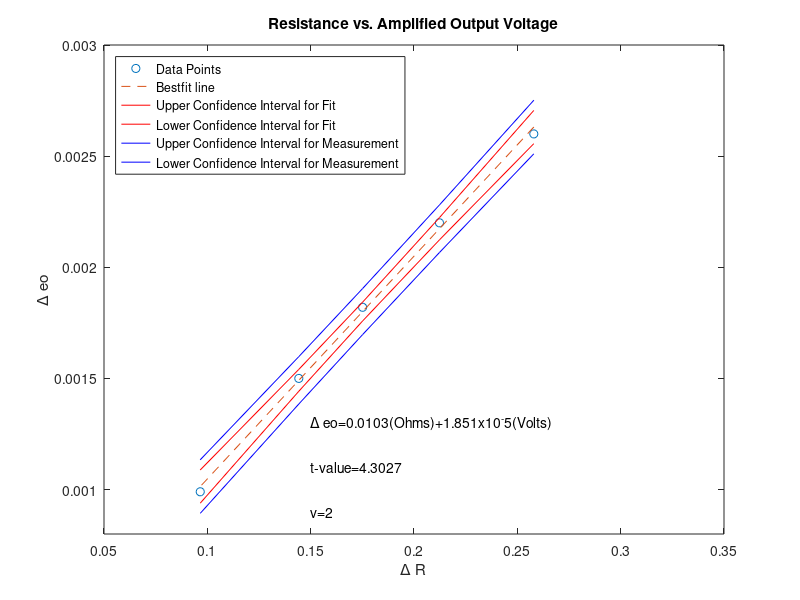
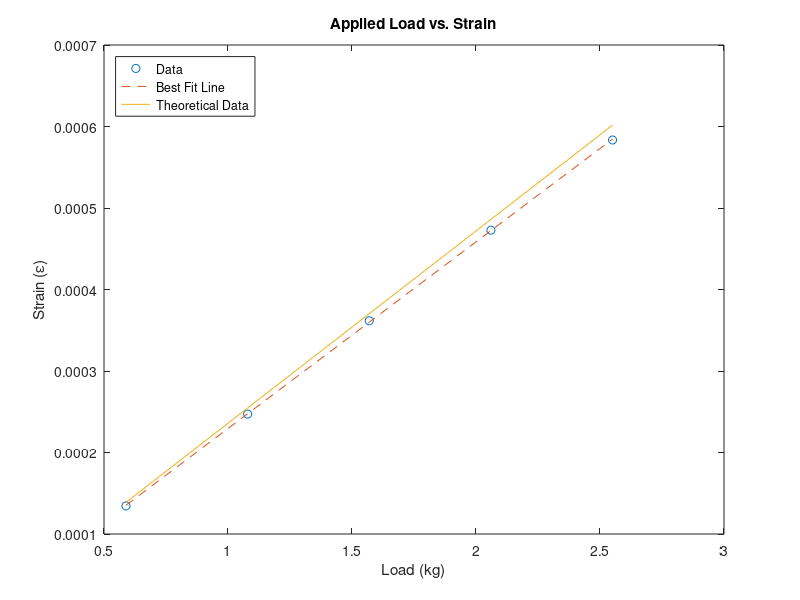
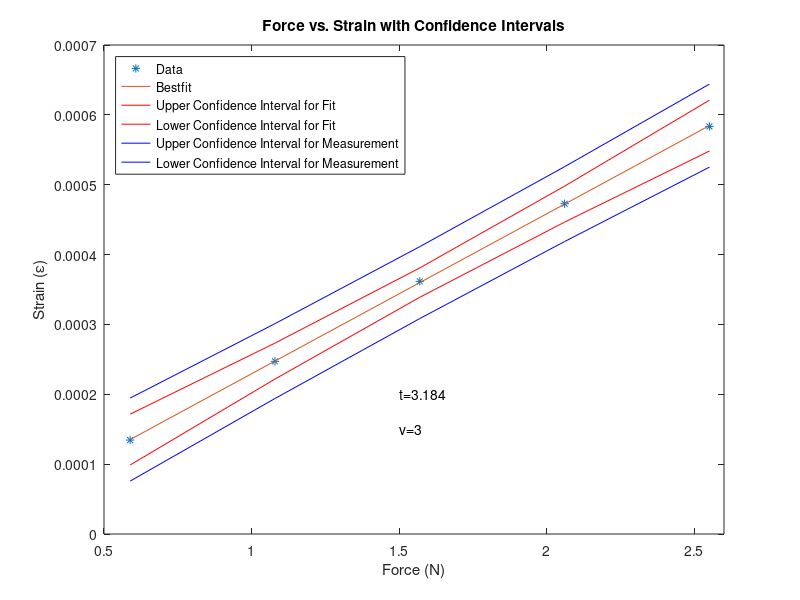
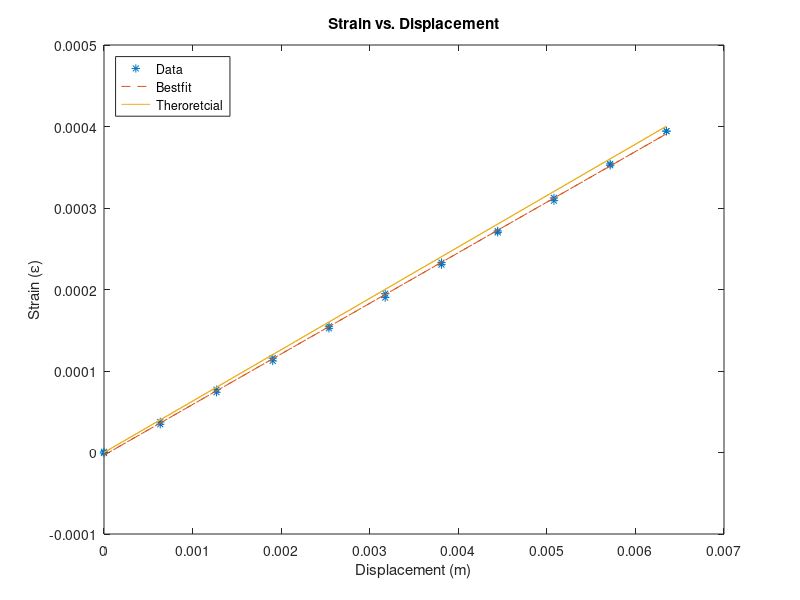

Write the MATLAB code that produced these figures, in order. (Note: this script raises an error after producing the figures.)
% Lab 3
clear all
close all

%% Part 1 

R_Shunt = [55700,67700,82100,99700,149000]; % Ohms
V_Shunt = [.260,.220,.182,.150,.099]; % Volts
R_Strain = 120; % Ohms
V_Gain = V_Shunt./100; % Accounting for Amplifier

% Constant for Calculating Delta R
A = R_Strain.*R_Shunt; 
B = R_Strain + R_Shunt;

Delta_R = R_Strain - (A./B); % Equation for the change in R

[p1,s]=polyfit(Delta_R,V_Gain,1);
Fit_Data = p1(1)*Delta_R+p1(2);

Nu = length(Delta_R)-2; % First order
t_95 = tinv(0.975,Nu); % P = 95%
x_Bar = sum(Delta_R)/length(Delta_R); % Mean
Denom = sum((Delta_R-x_Bar).^2);
S_yx = (sum((V_Gain-Fit_Data).^2)/Nu).^(0.5); % Standard Error of Fit
Con_Fit = t_95*S_yx*(1/length(Delta_R)+(Delta_R-x_Bar).^2/Denom).^(0.5);
Con_Measure = t_95*S_yx*(1+1/length(Delta_R)+(Delta_R-x_Bar).^2/Denom).^(0.5);

% Plotting 
figure(1)
plot(Delta_R,V_Gain,'o',Delta_R,Fit_Data,'--',Delta_R,Fit_Data+Con_Fit,'r',Delta_R,Fit_Data-Con_Fit,'r',Delta_R,Fit_Data+Con_Measure,'b',Delta_R,Fit_Data-Con_Measure,'b');
title('Resistance vs. Amplified Output Voltage')
xlabel('\Delta R')
ylabel('\Delta e\o')
ylim([0.8*10^-3,3*10^-3])
legend('Data Points','Bestfit line','Upper Confidence Interval for Fit','Lower Confidence Interval for Fit','Upper Confidence Interval for Measurement','Lower Confidence Interval for Measurement','location','northwest') 
text(.15,1.3e-03,strcat('\Delta e\o','  ','=','  ','0.0103(Ohms)+1.851x10^-5(Volts)'))
text(.15,1.1e-03,'t-value=4.3027')
text(.15,.9e-03,'v=2')





E_i = 5; %Volts
G_F = 2.1; %Strain gauge factor
St = 2.*V_Gain./G_F*E_i;

% Strain vs. Load

Load = [.060,.110,.160,.210,.260] .* 9.81; % N
Load_Volts=[.0712-.000600,.130-.000250,.190-.000150,.248+.000200,.306+.000300]; % Volts accounting for the Zero shifting
Beam_Length = 6.58*.0254; %Length of beam in meters
Thickness = 0.050*.0254; % Thickness of beam in meters
Width = .497*.0254; % meters
E = 1.93e11; % Elastic Modulus

Strain_P=(2.*Load_Volts./100)./(G_F*E_i);
Load_Theo=(12.*Load.*(Beam_Length-Width)*(Thickness/2))./(E*(Width*Thickness^3));
[p1,s]=polyfit(Load,Strain_P,1);
Best_Fit_1=p1(1)*Load+p1(2);

figure(2)
plot(Load,Strain_P,'o',Load,Best_Fit_1,'--',Load,Load_Theo)
xlabel('Load (kg)')
ylabel('Strain (\epsilon)')
title('Applied Load vs. Strain')
legend('Data','Best Fit Line','Theoretical Data','Location','Northwest')

% Statistic Calculations 
Nu_1 = length(Load)-2; % First order
t_95_1 = tinv(0.975,Nu_1); % P = 95%
X_Bar_1 = sum(Load)/length(Load); % Mean
Denom_1 = sum((Load-X_Bar_1).^2);
s_yx_1 = (sum((Load_Theo-Best_Fit_1).^2)/Nu_1).^(0.5); % Standard Error Calculation of the Fit
Con_Fit_1 = t_95_1*s_yx_1*(1/length(Load)+(Load-X_Bar_1).^2/Denom_1).^.5;
Con_Measure_1 = t_95_1*s_yx_1*(1+1/length(Load)+(Load-X_Bar_1).^2/Denom_1).^.5;

% Plotting with Statistical Lines
figure(3)
plot(Load,Strain_P,'*',Load,Best_Fit_1,Load,Best_Fit_1+Con_Fit_1,'r',Load,Best_Fit_1-Con_Fit_1,'r',Load,Best_Fit_1+Con_Measure_1,'b',Load,Best_Fit_1-Con_Measure_1,'b')
xlabel('Force (N)')
ylabel('Strain (\epsilon)')
xlim([0.5,2.6])
title('Force vs. Strain with Confidence Intervals')
legend('Data','Bestfit','Upper Confidence Interval for Fit','Lower Confidence Interval for Fit','Upper Confidence Interval for Measurement','Lower Confidence Interval for Measurement','Location','Northwest')
text(1.5,2e-4,strcat('t','  ', '=' ,'  ', '3.184'))
text(1.5,1.5e-4,'v=3')

% Strain vs. Displacement

Disp = [0,.025,.050,.075,.100,.125,.150,.175,.200,.225,.250,.250,.225,.200,.175,.150,.125,.100,.075,.050,.025,0]*0.0254; % meters
Disp_Volts=[.0004,.0197,.0405,.0608,.0813,.1023,.1223,.1427,.1640,.1859,.2070,.2070,.1850,.1622,.1418,.1210,.0998,.0800,.0590,.0388,.0182,-.0004];
St_2=(2*Disp_Volts./100)./(G_F*E_i); % Accounting for amplifier
Disp_Theo=(3.*Disp.*(Thickness/2).*(Beam_Length-Width)./(Beam_Length^3));
[p2,s] = polyfit(Disp,St_2,1);
Best_Fit_2 = p2(1)*Disp+p2(2);




figure(4)
plot(Disp,St_2,'*',Disp,Best_Fit_2,'--',Disp,Disp_Theo)
title('Strain vs. Displacement')
xlabel('Displacement (m)')
ylabel('Strain (\epsilon)')
legend('Data','Bestfit','Theroretcial','Location','Northwest')

% Statistics
Nu_2 = length(Disp)-2; % First order
t_95_2 = tinv(0.975,Nu_2); %t value for P=95%
x_Bar_2 = sum(Disp)/length(Disp); % Mean
Denom_2 = sum((Disp-x_Bar_2).^2);
s_yx_2 = (sum((Disp_Theo-Best_Fit_2).^2)/Nu_2).^.5; %standard error of the fit
Con_Fit_2 = (t_95_2*s_yx_2*(1/length(Disp)+(Disp-x_Bar_2).^2/Denom_2).^.5);
Con_Measure_2 = (t_95_2*s_yx_2*(1+1/length(Disp)+(Disp-x_Bar_2).^2/Denom_2).^.5);

figure(5)
plot(Disp,St_2,'o',Disp,Best_Fit_2,'--',Disp,Best_Fit_2+Con_Fit_2,'r',Disp,Best_Fit_2-Con_Fit_2,'r',Disp,Best_Fit_2+Con_Measure_2,'b',Disp,Best_Fit_2-Con_Measure_2,'b')
xlabel('Displacement (m)')
ylabel('Strain (/epsilon)')
title('Displacement vs. Strain Confidence')
legend('Data','Bestfit','Upper Confidence Interval for Fit','Lower Confidence Interval for Fit','Upper Confidence Interval for Measurement','Lower Confidence Interval for Measurement','Location','Northwest')
text(4e-03,1e-4,strcat('t' , '  ','=','  ','3.1824'))
text(4e-03,.5e-4,'v=20')



% Hysteresis Calculations
Increasing = [0.0004,.0197,.0405,.0608,.0813,.1023,.1223,.1427,.1640,.1859,.2070];
Decreasing = [-.0004,.0182,.0388,.0590,.0800,.0998,.1210,.1418,.1622,.1850,.2070];
Y_Range = Increasing(end)-Increasing(1);
Difference = Increasing-Decreasing;
Hysteresis_Max = (max(abs(Difference))./(Y_Range))*100;




%% Part 2


% 2a

Header=29;
Data = importdata('Beam3.lvm','\t',Header);
Col1=Data.data(:,1);
Col2=Data.data(:,2);
for i=1:length(Col1)
    if Col1(i)>-0.005
        Base=i;
        break
    end
end

Base_Line = mean(Col2(1:Base));
Dev = std(Col2(1:Base));
Threshold = 5*Dev;

for i=1:length(Col1)
    if(abs(Col2(i)-Base_Line)>Threshold)
        Start_Time=i;
        break
    end
end

New_Time=Col1(Start_Time:length(Col1))-Col1(Start_Time);
New_Strain=Col2(Start_Time:length(Col1));
Constant=0.015;
[Locations,Values]=peakfinder(New_Strain,Constant);

figure(6)
plot(New_Time,New_Strain,New_Time(Locations),Values,'d')


% 2b
K = 3*E*Width*Thickness^3;
Denom_3=12*Beam_Length^3;
K_Beam = K/Denom_3;
Density_Steel = 7700; % kg/m^3
Mass_Hook = 0.0074; % kg
Volume_Beam=Beam_Length*Thickness*Width;
Mass_Beam = Density_Steel*Volume_Beam;
Mass_Effective = Mass_Beam/4 + Mass_Hook;
Damped_Natural_Frequency = sqrt(K_Beam/Mass_Effective); % rad/s

% 2c
Log = log(Values(2)./Values(2:length(Values)));
Con = transpose(2:length(Values));
[mb,t] = polyfit(Con,Log,1);
Best_Fit_3 = mb(1)*Con+mb(2);
alpha = mb(1);
Damp_Ratio = (alpha/sqrt(4*pi^2+alpha^2));
figure(7)
plot(Con,Log,'o',Con,Best_Fit_3)




% 2d
% Using Large Equation
for n=3:length(Values)
    Num = (1/(n-1))*log(Values(2)./Values(n));
    Damp(n) = Num./sqrt(4*pi^2+Num^2);
end

Damp_Mean = sum(Damp(3:end)./length(Damp(2:end)));
Damp_Std = std(Damp(3:length(Damp)));



%2e
k_Theo = (3*E*((Width*Thickness^3)/12))/Beam_Length^3
k_Exp = p2(1)/p1(1)

%2f
Natural_Freq_Theo = sqrt(k_Theo/Mass_Effective)
Natural_Freq_Actu = sqrt(k_Exp/Mass_Effective)



%% Part 3

nheaderlines=29;
wave = importdata('sinAvsF.lvm','\t',nheaderlines); %You may have to adjust this
wave1=importdata('triAvsF.lvm','\t',nheaderlines);
%the lvm file has four columns

t = wave.data(:,1);   %time vector
v1 = wave.data(:,2);  %waveform 1
v2 = wave1.data(:,2);  %waveform 2
figure(7)
subplot(2,1,1)
plot (t,v1,t,v2); grid
title('Sine vs. Triangle wave')
xlabel ('Time (sec)')
ylabel ('Volts (V)')
T = t(2)-t(1);         % Time per sample
Fs = 1/T;              % Sampling frequency
L = size(v1);          % Length of signal - # of points
NFFT = 2^nextpow2(L(1)); % Next power of 2 from length of y - need for FFT 
Y1 = fft(v1,NFFT)./L(1); % this is a vector with complex number elements
Y2 = fft(v2,NFFT)./L(1); % this is a vector with complex number elements


f = Fs/2*linspace(0,1,NFFT/2+1); % linspace generates linearly spaced points

subplot(2,1,2)
AY1=20*log10(abs(Y1(1:NFFT/2+1)));
AY2=20*log10(abs(Y2(1:NFFT/2+1)));

semilogx(f,AY1,f,AY2);grid  % abs(Y) = (Re(Y)^2 + Im(Y)^2)^1/2
axis([10 10000 -100 -20])
title('Single Sided Amplitude Spectrum')
xlabel ('Frequency (Hz.)')
ylabel ('Log Magnitude (dBv)')












